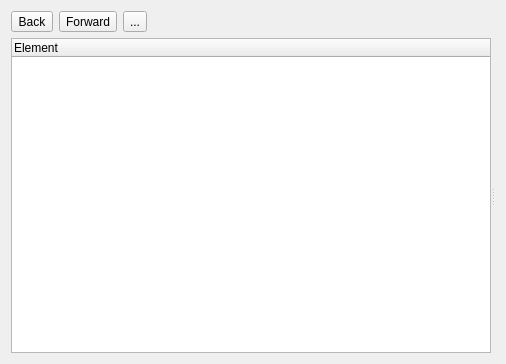
<?xml version="1.0" encoding="UTF-8"?>
<ui version="4.0">
 <author>ws</author>
 <class>InspectorBase</class>
 <widget class="QWidget" name="InspectorBase">
  <property name="geometry">
   <rect>
    <x>0</x>
    <y>0</y>
    <width>506</width>
    <height>364</height>
   </rect>
  </property>
  <property name="windowTitle">
   <string>Form</string>
  </property>
  <layout class="QVBoxLayout" name="verticalLayout">
   <item>
    <layout class="QHBoxLayout" name="horizontalLayout">
     <item>
      <widget class="QToolButton" name="back">
       <property name="sizePolicy">
        <sizepolicy hsizetype="Fixed" vsizetype="Fixed">
         <horstretch>0</horstretch>
         <verstretch>0</verstretch>
        </sizepolicy>
       </property>
       <property name="text">
        <string>Back</string>
       </property>
       <property name="icon">
        <iconset resource="mscore.qrc">
         <normaloff>:/data/previous.png</normaloff>:/data/previous.png</iconset>
       </property>
      </widget>
     </item>
     <item>
      <widget class="QToolButton" name="forward">
       <property name="text">
        <string>Forward</string>
       </property>
       <property name="icon">
        <iconset resource="mscore.qrc">
         <normaloff>:/data/next.png</normaloff>:/data/next.png</iconset>
       </property>
      </widget>
     </item>
     <item>
      <widget class="QToolButton" name="reload">
       <property name="text">
        <string>...</string>
       </property>
       <property name="icon">
        <iconset resource="mscore.qrc">
         <normaloff>:/data/reload.png</normaloff>:/data/reload.png</iconset>
       </property>
      </widget>
     </item>
     <item>
      <spacer name="horizontalSpacer">
       <property name="orientation">
        <enum>Qt::Horizontal</enum>
       </property>
       <property name="sizeHint" stdset="0">
        <size>
         <width>40</width>
         <height>20</height>
        </size>
       </property>
      </spacer>
     </item>
    </layout>
   </item>
   <item>
    <widget class="QSplitter" name="split">
     <property name="sizePolicy">
      <sizepolicy hsizetype="Expanding" vsizetype="Expanding">
       <horstretch>0</horstretch>
       <verstretch>0</verstretch>
      </sizepolicy>
     </property>
     <property name="orientation">
      <enum>Qt::Horizontal</enum>
     </property>
     <property name="childrenCollapsible">
      <bool>false</bool>
     </property>
     <widget class="QTreeWidget" name="list">
      <property name="uniformRowHeights">
       <bool>true</bool>
      </property>
      <column>
       <property name="text">
        <string notr="true">Element</string>
       </property>
       <property name="toolTip">
        <string notr="true"/>
       </property>
       <property name="statusTip">
        <string notr="true"/>
       </property>
       <property name="whatsThis">
        <string notr="true"/>
       </property>
      </column>
     </widget>
     <widget class="QWidget" name="widget" native="true">
      <layout class="QGridLayout" name="gridLayout">
       <item row="0" column="0">
        <widget class="QStackedWidget" name="stack">
         <widget class="QWidget" name="page"/>
         <widget class="QWidget" name="page_2"/>
        </widget>
       </item>
      </layout>
     </widget>
    </widget>
   </item>
  </layout>
 </widget>
 <resources>
  <include location="mscore.qrc"/>
 </resources>
 <connections/>
</ui>
